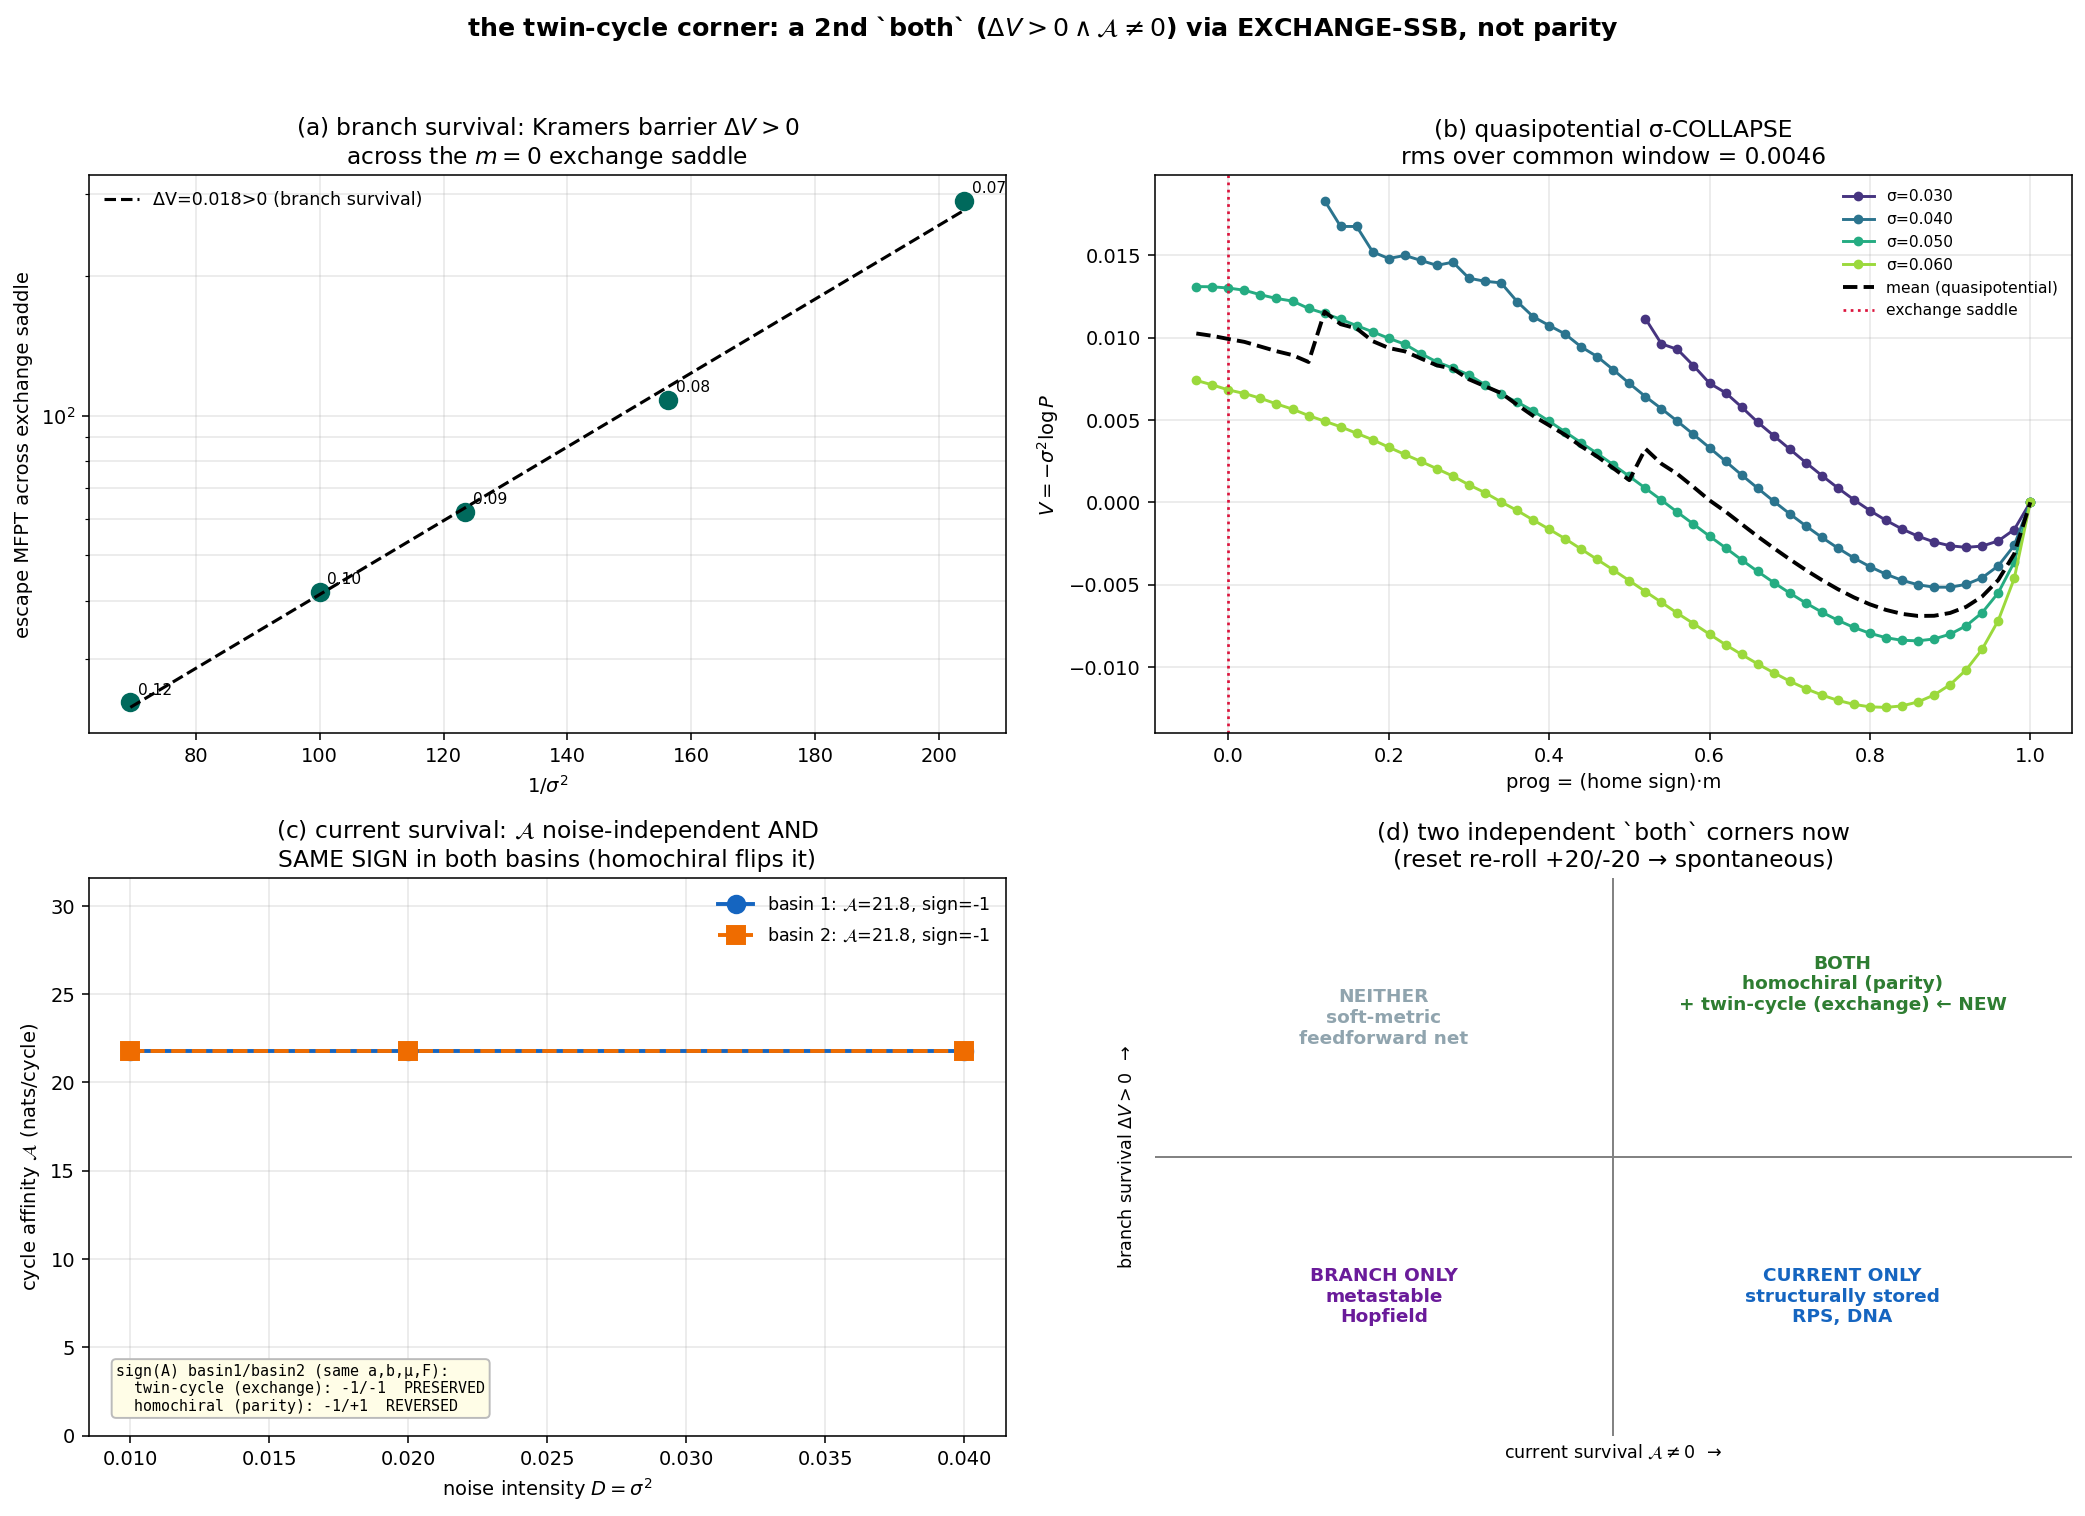

Recreate this plot in Python.
r"""twin_cycle_corner.py -- a SECOND independent "both" corner of the two-survivals plane,
OUTSIDE the chiral-SSB family (within-reach test #1).

The plane's only `both` instance (ΔV>0 ∧ 𝒜≠0) is the homochiral triad, where the broken symmetry is
PARITY (L↔R mirror) -- a second chiral instance would not be independent. This substrate breaks a
DIFFERENT symmetry: the S2 EXCHANGE of two IDENTICAL, CO-HANDED cyclic clusters.

  Homochiral skeleton:  two MIRROR (opposite-handed) cyclic 3-clusters + competitive cross-inhibition.
  Twin-cycle (here)  :  two IDENTICAL (same-handed) cyclic 3-clusters + competitive cross-inhibition.

The one change -- mirror -> copy -- moves the broken symmetry from a reflection (parity) to a
permutation (exchange). The decisive, MEASURABLE consequence:

  homochiral : branch-flip FLIPS sign(𝒜)  (the two basins are opposite-handed currents) -- so a single
               parity operation flips BOTH survivals at once (they look entangled).
  twin-cycle : branch-flip PRESERVES sign(𝒜) (both clusters spin the same way; only WHICH cluster is
               occupied differs) -- branch membership and current handedness are decoupled at the level
               of sign. This is a separation the homochiral instance CANNOT exhibit.

Both axes are read with the SAME validated apparatus:
  𝒜  (current survival) : the winning cluster's Jacobian block -> rotational-OU Lyapunov frame
                          (ep_affinity, imported from cycle_affinity; validated vs 𝒜=4πω₀/κ on the OU).
  ΔV (branch survival)  : noise-driven first passage across the m=0 exchange saddle, read two ways --
                          the σ-collapsing in-basin quasipotential V(m)=-σ²logP(m), and the Kramers
                          log-MFPT-vs-1/σ² slope (faithful copies of identity_survival_barrier's legs,
                          parameterized on the twin field).

Run:   python twin_cycle_corner.py            (full)
       python twin_cycle_corner.py smoke      (fast probe -- small n, short T, qualitative only)
"""
from __future__ import annotations
import sys, time
from pathlib import Path
import numpy as np
try:
    sys.stdout.reconfigure(encoding="utf-8")
except (AttributeError, ValueError):
    pass
import matplotlib
matplotlib.use("Agg")
import matplotlib.pyplot as plt

sys.path.insert(0, str(Path(__file__).resolve().parent))
from cycle_affinity import ep_affinity, P as PROJ, JMAT   # noqa: E402  (field-agnostic, validated)
from identity_survival_barrier import field_many as homo_field   # noqa: E402  (the parity instance, for contrast)

A0, B0, MU0, F0 = 0.5, 1.0, 1.6, 1.0   # a!=b => non-reciprocal 3-cycle; mu>mu_c => competitive exclusion
OUT = Path(__file__).resolve().parent
BINS = np.linspace(-0.05, 1.05, 56)


def field_many(X, F=F0, a=A0, b=B0, mu=MU0):
    """Two CO-HANDED cyclic 3-clusters (C1,C2) with symmetric competitive cross-inhibition.
    Both clusters use the SAME intra-coupling (a*roll(-1)+b*roll(+1)) => same handedness (the only
    change from homochiral_triad, where cluster 2 swaps a,b => mirror). The field is equivariant under
    the exchange (C1,C2)->(C2,C1): a permutation (S2) symmetry, not a reflection."""
    C1, C2 = X[:, :3], X[:, 3:]
    S1, S2 = C1.sum(1, keepdims=True), C2.sum(1, keepdims=True)
    d1 = C1 * (F - (C1 + a * np.roll(C1, -1, 1) + b * np.roll(C1, 1, 1)) - mu * S2)
    d2 = C2 * (F - (C2 + a * np.roll(C2, -1, 1) + b * np.roll(C2, 1, 1)) - mu * S1)
    return np.concatenate([d1, d2], axis=1)


def m_imbalance(X):
    """Order parameter: population imbalance between the two clusters (swap-ODD under the exchange)."""
    S1 = X[:, :3].sum(1); S2 = X[:, 3:].sum(1)
    return (S1 - S2) / (S1 + S2 + 1e-12)


def settle(X0, T=1500.0, dt=0.02):
    X = np.clip(X0.copy(), 1e-9, None)
    for _ in range(int(T / dt)):
        X = np.clip(X + field_many(X) * dt, 1e-9, None)
    return X


def basin_state(seed=2):
    rng = np.random.default_rng(seed)
    return settle((0.2 + 0.02 * rng.standard_normal((1, 6))))[0]


# ----------------------------------------------------------------------------- exchange-Z2 is spontaneous
def reset_redrive(n=40, spread=0.06):
    """Random-IC resets; read which cluster wins each time. ~50/50 => thermalized crossing
    (spontaneously selected, like homochiral) -- the row condition for a `both` corner."""
    signs = []
    for s in range(n):
        rng = np.random.default_rng(s)
        X = np.clip(0.2 + spread * rng.standard_normal((1, 6)), 1e-9, None)
        signs.append(int(np.sign(m_imbalance(settle(X))[0])))
    signs = np.array(signs)
    npos, nneg = int((signs > 0).sum()), int((signs < 0).sum())
    frac = max(npos, nneg) / len(signs)
    return npos, nneg, frac


# ----------------------------------------------------------------------------- current survival 𝒜
def _settle_with(field, X0, T=1500.0, dt=0.02):
    X = np.clip(X0.copy(), 1e-9, None)
    for _ in range(int(T / dt)):
        X = np.clip(X + field(X) * dt, 1e-9, None)
    return X


def winner_block(xstar, field=field_many):
    """Finite-diff 6x6 Jacobian of `field` at the settled state; winning cluster's 3x3 block, projected
    to the 2D rotation plane perp to (1,1,1). Same construction as cycle_affinity.winner_block."""
    eps = 1e-6
    f0 = field(xstar[None, :])[0]
    J = np.zeros((6, 6))
    for i in range(6):
        xp = xstar.copy(); xp[i] += eps
        J[:, i] = (field(xp[None, :])[0] - f0) / eps
    win = slice(0, 3) if xstar[:3].sum() > xstar[3:].sum() else slice(3, 6)
    Jw = J[win, win]
    B2 = PROJ @ Jw @ PROJ.T
    return Jw, B2, win


def affinity_in_basin(xstar, field=field_many, Ds=(0.01, 0.02, 0.04)):
    """𝒜 of the winning cluster across noise levels (must be D-independent)."""
    Jw, B2, win = winner_block(xstar, field)
    wB = np.linalg.eigvals(B2)
    A_of_D = [ep_affinity(B2, d)["Acyc"] for d in Ds]
    # sign of circulation = orientation of the rotation generator in the (E1,E2) frame
    sgn = int(np.sign(B2[1, 0] - B2[0, 1]))
    return dict(A=float(np.mean(A_of_D)), spread=float(np.std(A_of_D)), sign=sgn,
                evals=wB, win=win, A_of_D=A_of_D)


def sign_contrast():
    """Measured (not asserted) crux of independence: sign(𝒜) in basin-1 vs basin-2, for the twin-cycle
    (exchange) field vs the homochiral (parity) field, holding (a,b,μ,F) identical. The ONLY structural
    difference is mirror-vs-copy. Prediction: twin PRESERVES sign across the flip, homochiral REVERSES it."""
    ic1 = np.array([[0.30, 0.30, 0.30, 0.05, 0.05, 0.05]])
    ic2 = np.array([[0.05, 0.05, 0.05, 0.30, 0.30, 0.30]])
    rows = []
    for name, field in (("twin-cycle (exchange)", field_many), ("homochiral (parity)", homo_field)):
        s1 = affinity_in_basin(_settle_with(field, ic1)[0], field)["sign"]
        s2 = affinity_in_basin(_settle_with(field, ic2)[0], field)["sign"]
        rows.append((name, s1, s2, s1 == s2))
    return rows


# ----------------------------------------------------------------------------- branch survival ΔV
def _noise_incr(X, sigma, sq, rng, noise_kind):
    xi = rng.standard_normal(X.shape) * sq
    if noise_kind == "demographic":
        xi *= np.sqrt(np.maximum(X, 0.0))
    elif noise_kind != "additive":
        raise ValueError(f"unknown noise_kind: {noise_kind!r}")
    return sigma * xi


def quasipotential(xstar, sigma, n=1000, T=1500.0, dt=0.02, seed=0, burn=0.25, noise_kind="additive"):
    """In-basin quasi-stationary distribution of prog=(home sign)*m; V(prog)=-σ²logP(prog)."""
    rng = np.random.default_rng(seed)
    X = np.repeat(xstar[None, :], n, axis=0).copy()
    ss = float(np.sign(m_imbalance(xstar[None, :])[0]))
    nsteps = int(T / dt); sq = np.sqrt(dt); kburn = int(burn * nsteps)
    alive = np.ones(n, dtype=bool)
    counts = np.zeros(len(BINS) - 1)
    for k in range(nsteps):
        X = np.clip(X + field_many(X) * dt + _noise_incr(X, sigma, sq, rng, noise_kind), 1e-9, None)
        prog = ss * m_imbalance(X)
        alive &= (prog > -0.5)
        if k > kburn and alive.any():
            counts += np.histogram(prog[alive], bins=BINS)[0]
    mid = 0.5 * (BINS[:-1] + BINS[1:])
    Pd = counts / max(counts.sum(), 1)
    with np.errstate(divide="ignore"):
        V = -sigma ** 2 * np.log(Pd)
    V[Pd <= 0] = np.nan
    return mid, Pd, V


def escape_rate(xstar, sigma, n=800, T=2500.0, dt=0.02, seed=0, noise_kind="additive"):
    """Escape rate k=(#flipped)/(total residence time); MFPT=1/k. Flip = cross to the mirror cluster."""
    rng = np.random.default_rng(seed)
    X = np.repeat(xstar[None, :], n, axis=0).copy()
    ss = float(np.sign(m_imbalance(xstar[None, :])[0]))
    nsteps = int(T / dt); sq = np.sqrt(dt)
    flipped = np.zeros(n, dtype=bool); tflip = np.full(n, np.nan)
    for k in range(nsteps):
        X = np.clip(X + field_many(X) * dt + _noise_incr(X, sigma, sq, rng, noise_kind), 1e-9, None)
        prog = ss * m_imbalance(X)
        newly = (~flipped) & (prog < -0.5)
        tflip[newly] = k * dt; flipped[newly] = True
    resid = np.where(flipped, tflip, T).sum()
    nflip = int(flipped.sum())
    k_rate = nflip / resid if nflip > 0 else np.nan
    return k_rate, nflip


def barrier(xstar, qp_sigmas, kr_sigmas, qp_n=1000, kr_n=800, qp_T=1500.0, kr_T=2500.0):
    # (QP) quasipotential + sigma-collapse integrity
    qp = {}
    for s in qp_sigmas:
        mid, Pd, V = quasipotential(xstar, s, n=qp_n, T=qp_T, seed=7)
        ok = np.isfinite(V)
        Vb = V[ok][np.argmax(mid[ok])]            # anchor V=0 at basin floor
        qp[s] = (mid, V - Vb, ok)
    common = None
    for s in qp_sigmas:
        mid, V, ok = qp[s]
        reg = set(np.where(ok & np.isfinite(V))[0])
        common = reg if common is None else (common & reg)
    common = sorted(common)
    if len(common) >= 3:
        stack = np.array([qp[s][1][common] for s in qp_sigmas])
        collapse_rms = float(np.sqrt(np.nanmean((stack - stack.mean(0)) ** 2)))
    else:
        collapse_rms = float('nan')
    Vmid = np.nanmean(np.array([qp[s][1] for s in qp_sigmas]), axis=0)
    midgrid = qp[qp_sigmas[0]][0]
    fin = np.isfinite(Vmid)
    dV_qp = float(np.nanmax(Vmid[fin & (midgrid < 0.5)])) if (fin & (midgrid < 0.5)).any() else float('nan')

    # (KR) Kramers slope
    mfpts, used, nflips = [], [], []
    for s in kr_sigmas:
        k_rate, nflip = escape_rate(xstar, s, n=kr_n, T=kr_T, seed=13)
        nflips.append(nflip)
        if k_rate == k_rate and k_rate > 0:
            mfpts.append(1.0 / k_rate); used.append(s)
    used = np.array(used); mfpts = np.array(mfpts)
    dV_kr = float(np.polyfit(1.0 / used ** 2, np.log(mfpts), 1)[0]) if len(used) >= 2 else float('nan')
    return dict(qp=qp, qp_sigmas=qp_sigmas, midgrid=midgrid, Vmid=Vmid, collapse_rms=collapse_rms,
                dV_qp=dV_qp, dV_kr=dV_kr, kr_used=used, mfpts=mfpts, kr_sigmas=kr_sigmas, nflips=nflips)


# ----------------------------------------------------------------------------- driver
def measure(smoke=False):
    print("=" * 84)
    print("TWIN-CYCLE CORNER -- a 2nd independent `both` (ΔV>0, 𝒜≠0), exchange-SSB (NOT parity)")
    print("=" * 84)

    # cross-validate the affinity machinery on the canonical rotational OU
    kap, om = 1.0, 1.3
    Bc = -kap * np.eye(2) + om * JMAT
    r = ep_affinity(Bc, 0.3)
    print(f"[validate] rotational OU (κ=1, ω₀=1.3): 𝒜={r['Acyc']:.4f} (analytic 4πω₀/κ={4*np.pi*om/kap:.4f}) "
          f"-> affinity frame validated\n")

    xstar = basin_state()
    win = "cluster 1" if xstar[:3].sum() > xstar[3:].sum() else "cluster 2"
    print(f"settled basin: m=(S1-S2)/(S1+S2)={m_imbalance(xstar[None,:])[0]:+.3f}  -> {win} wins "
          f"(prog=1 home, 0 exchange saddle, <0 flipped)\n")

    # ---- ROW condition: spontaneous (thermalized crossing), not structural ----
    n_reset = 12 if smoke else 40
    npos, nneg, frac = reset_redrive(n=n_reset)
    print(f"[spontaneous?] reset-and-re-drive, {n_reset} random ICs: +{npos}/-{nneg} "
          f"-> {100*frac:.0f}% majority  =>  {'SPONTANEOUS (~50/50, thermalized crossing)' if frac<0.7 else 'STRUCTURAL'}")

    # ---- CURRENT survival: 𝒜 in BOTH basins (decoupling observable: same sign) ----
    print("\n[current survival 𝒜]  winning cluster's affinity, both basins (Lyapunov frame):")
    # force each basin by biasing the IC toward one cluster
    x1 = settle(np.array([[0.30, 0.30, 0.30, 0.05, 0.05, 0.05]]))[0]
    x2 = settle(np.array([[0.05, 0.05, 0.05, 0.30, 0.30, 0.30]]))[0]
    a1 = affinity_in_basin(x1); a2 = affinity_in_basin(x2)
    print(f"   basin 1 (m={m_imbalance(x1[None,:])[0]:+.2f}): 𝒜={a1['A']:.3f} nats  sign={a1['sign']:+d}  "
          f"spread/D={a1['spread']:.1e}  evals={np.array2string(a1['evals'],precision=2)}")
    print(f"   basin 2 (m={m_imbalance(x2[None,:])[0]:+.2f}): 𝒜={a2['A']:.3f} nats  sign={a2['sign']:+d}  "
          f"spread/D={a2['spread']:.1e}  evals={np.array2string(a2['evals'],precision=2)}")
    same_sign = (a1['sign'] == a2['sign'] and a1['sign'] != 0)
    noise_indep = (a1['spread'] < 1e-3 and a2['spread'] < 1e-3)

    # measured contrast vs the parity instance (the crux of independence -- same skeleton, mirror vs copy)
    print("\n   [contrast] sign(𝒜) basin1 vs basin2, twin vs homochiral (identical a,b,μ,F; only mirror↔copy):")
    contrast = sign_contrast()
    for name, s1, s2, pres in contrast:
        print(f"      {name:24s}: basin1 sign={s1:+d}, basin2 sign={s2:+d}  ->  "
              f"{'PRESERVED' if pres else 'REVERSED'} under branch flip")
    homo_reverses = any((not pres) for name, _, _, pres in contrast if name.startswith("homochiral"))
    decoupled = same_sign and homo_reverses
    print(f"   => branch/current sign-coupling: twin DECOUPLES (same sign), homochiral COUPLES (flips) "
          f"= {decoupled}; 𝒜 noise-independent: {noise_indep}")

    # ---- BRANCH survival: ΔV across the exchange saddle ----
    print("\n[branch survival ΔV]  noise-driven escape across the m=0 exchange saddle:")
    if smoke:
        qp_sig = (0.030, 0.045, 0.060); kr_sig = (0.080, 0.100, 0.120)
        bar = barrier(xstar, qp_sig, kr_sig, qp_n=300, kr_n=250, qp_T=600.0, kr_T=900.0)
    else:
        qp_sig = (0.030, 0.040, 0.050, 0.060); kr_sig = (0.070, 0.080, 0.090, 0.100, 0.120)
        bar = barrier(xstar, qp_sig, kr_sig)
    for s, nf in zip(kr_sig, bar['nflips']):
        print(f"   σ={s:.3f}  flips={nf}")
    print(f"   σ-collapse rms (common window) = {bar['collapse_rms']:.4f}  (small => one well-defined barrier)")
    print(f"   ΔV (quasipotential, saddle-side) ~ {bar['dV_qp']:.4f}")
    print(f"   ΔV (Kramers MFPT slope)          ~ {bar['dV_kr']:.4f}")

    # ---- verdict ----
    dV = bar['dV_kr']
    ok = (decoupled and noise_indep and a1['A'] > 0.1 and dV > 0 and frac < 0.7
          and np.max(np.abs(a1['evals'].imag)) > 1e-6)
    print("\n" + "-" * 84)
    if ok:
        print("  => SECOND `both` CORNER INSTANCED, outside the chiral family. A co-handed twin-cycle has")
        print(f"     a protected current (𝒜≈{a1['A']:.1f} nats, complex Jacobian pair, noise-independent) AND a")
        print(f"     finite branch-escape barrier (ΔV≈{dV:.3f}, σ-collapsing, Kramers) across an EXCHANGE")
        print("     saddle -- a spontaneously broken permutation symmetry, not parity. Decisive separation:")
        print("     sign(𝒜) is PRESERVED under the branch flip (both clusters co-handed), whereas the")
        print("     homochiral branch flip REVERSES it -- branch survival ⟂ current survival, shown a way")
        print("     the parity instance structurally cannot.")
    else:
        print("  => corner not cleanly instanced; inspect the numbers above before promoting.")
    print("-" * 84)

    figure(xstar, a1, a2, bar, frac, npos, nneg, contrast, smoke)
    return dict(A1=a1['A'], A2=a2['A'], same_sign=same_sign, decoupled=decoupled, dV_kr=dV,
                dV_qp=bar['dV_qp'], collapse_rms=bar['collapse_rms'], frac=frac, ok=ok)


def figure(xstar, a1, a2, bar, frac, npos, nneg, contrast, smoke):
    fig, ax = plt.subplots(2, 2, figsize=(15, 11), dpi=140)

    # (a) Kramers ΔV
    a0 = ax[0, 0]
    used, mfpts = bar['kr_used'], bar['mfpts']
    if len(used) >= 2:
        x = 1.0 / used ** 2
        a0.semilogy(x, mfpts, "o", ms=9, color="#00695c")
        xf = np.linspace(x.min(), x.max(), 40)
        sl, ic = np.polyfit(x, np.log(mfpts), 1)
        a0.semilogy(xf, np.exp(ic + sl * xf), "k--", lw=1.6, label=f"ΔV={sl:.3f}>0 (branch survival)")
        for xi, mi, si in zip(x, mfpts, used):
            a0.annotate(f"{si:.2f}", (xi, mi), fontsize=8, xytext=(4, 4), textcoords="offset points")
    a0.set_xlabel(r"$1/\sigma^2$"); a0.set_ylabel("escape MFPT across exchange saddle")
    a0.set_title("(a) branch survival: Kramers barrier $\\Delta V>0$\nacross the $m{=}0$ exchange saddle")
    a0.legend(fontsize=9, frameon=False); a0.grid(alpha=0.3, which="both")

    # (b) quasipotential sigma-collapse
    a1p = ax[0, 1]
    cols = plt.cm.viridis(np.linspace(0.15, 0.85, len(bar['qp_sigmas'])))
    for s, c in zip(bar['qp_sigmas'], cols):
        mid, V, ok = bar['qp'][s]
        a1p.plot(mid[ok], V[ok], "o-", ms=4, color=c, label=f"σ={s:.3f}")
    a1p.plot(bar['midgrid'], bar['Vmid'], "k--", lw=2, label="mean (quasipotential)")
    a1p.axvline(0, color="crimson", ls=":", lw=1.4, label="exchange saddle")
    a1p.set_xlabel("prog = (home sign)·m"); a1p.set_ylabel(r"$V=-\sigma^2\log P$")
    a1p.set_title(f"(b) quasipotential σ-COLLAPSE\nrms over common window = {bar['collapse_rms']:.4f}")
    a1p.legend(fontsize=8, frameon=False); a1p.grid(alpha=0.3)

    # (c) the decoupling observable: 𝒜 same sign in both basins (+ measured homochiral contrast)
    a2p = ax[1, 0]
    Ds = (0.01, 0.02, 0.04)
    a2p.plot(Ds, a1['A_of_D'], "o-", color="#1565c0", ms=9, lw=2,
             label=fr"basin 1: $\mathcal{{A}}$={a1['A']:.1f}, sign={a1['sign']:+d}")
    a2p.plot(Ds, a2['A_of_D'], "s--", color="#ef6c00", ms=9, lw=2,
             label=fr"basin 2: $\mathcal{{A}}$={a2['A']:.1f}, sign={a2['sign']:+d}")
    a2p.set_xlabel(r"noise intensity $D=\sigma^2$"); a2p.set_ylabel(r"cycle affinity $\mathcal{A}$ (nats/cycle)")
    a2p.set_ylim(0, max(max(a1['A_of_D']), max(a2['A_of_D'])) * 1.45)
    a2p.set_title(r"(c) current survival: $\mathcal{A}$ noise-independent AND"
                  "\nSAME SIGN in both basins (homochiral flips it)")
    # annotate the measured sign contrast (twin: preserved; homochiral: reversed)
    lines = [f"sign(A) basin1/basin2 (same a,b,μ,F):"]
    for name, s1, s2, pres in contrast:
        lines.append(f"  {name}: {s1:+d}/{s2:+d}  {'PRESERVED' if pres else 'REVERSED'}")
    a2p.text(0.03, 0.04, "\n".join(lines), transform=a2p.transAxes, fontsize=7.7, family="monospace",
             va="bottom", ha="left", bbox=dict(boxstyle="round", fc="#fffde7", ec="#bbb"))
    a2p.legend(fontsize=9, frameon=False, loc="upper right"); a2p.grid(alpha=0.3)

    # (d) the plane, now with TWO both-corners
    a3 = ax[1, 1]; a3.axis("off"); a3.set_xlim(0, 2); a3.set_ylim(0, 2)
    a3.plot([1, 1], [0, 2], color="gray", lw=1); a3.plot([0, 2], [1, 1], color="gray", lw=1)
    cells = [(0.5, 1.5, "NEITHER\nsoft-metric\nfeedforward net", "#90a4ae"),
             (1.5, 1.62, "BOTH\nhomochiral (parity)\n+ twin-cycle (exchange) ← NEW", "#2e7d32"),
             (0.5, 0.5, "BRANCH ONLY\nmetastable\nHopfield", "#6a1b9a"),
             (1.5, 0.5, "CURRENT ONLY\nstructurally stored\nRPS, DNA", "#1565c0")]
    for cx, cy, t, c in cells:
        a3.text(cx, cy, t, ha="center", va="center", fontsize=9.5, color=c, weight="bold")
    a3.text(1, -0.08, r"current survival $\mathcal{A}\neq0$  →", ha="center", fontsize=9)
    a3.text(-0.08, 1, r"branch survival $\Delta V>0$  →", va="center", rotation=90, fontsize=9)
    a3.set_title(f"(d) two independent `both` corners now\n(reset re-roll +{npos}/-{nneg} → spontaneous)")

    tag = "  [SMOKE]" if smoke else ""
    fig.suptitle(r"the twin-cycle corner: a 2nd `both` ($\Delta V>0 \wedge \mathcal{A}\neq0$) via "
                 r"EXCHANGE-SSB, not parity" + tag, fontsize=13, weight="bold")
    fig.tight_layout(rect=(0, 0, 1, 0.96))
    path = OUT / "twin_cycle_corner.png"
    fig.savefig(path, bbox_inches="tight"); plt.close(fig)
    print(f"\nfigure: {path}")


if __name__ == "__main__":
    measure(smoke=(len(sys.argv) > 1 and sys.argv[1] == "smoke"))
